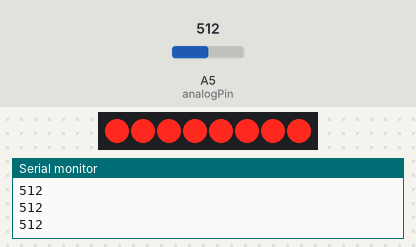
Recording of a sketch running on a simulated Arduino Uno, built with avr-gcc and run on an emulated ATmega328P. Shown: 8 shift-register outputs drawn as a row of LEDs (first output left, lit = HIGH), the last lines printed to the serial monitor. Wiring (inferred from the names in the program): shift register (74HC595): data pin 2; shift clock pin 3; latch pin 4. Wiring (inferred from the signals the program sends): row of LEDs: on Q0, Q1, Q2, Q3, Q4, Q5, Q6, Q7. Inputs (shaded band) come from the test bench; at power-on: A5 (analogPin) = 512.

Above: at 1.2 s.
1.3 s: A5 (analogPin) set to 80
At 2.5 s:
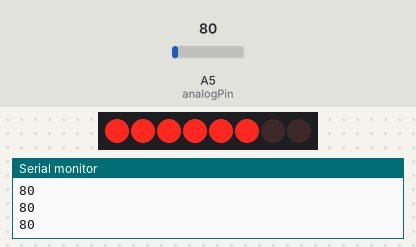
2.8 s: A5 (analogPin) set to 50
At 3.5 s:
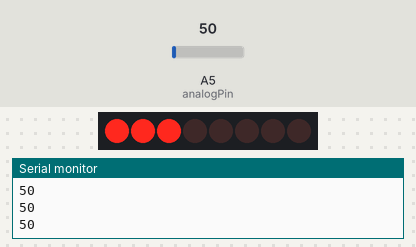
4.3 s: A5 (analogPin) set to 70
At 5.5 s:
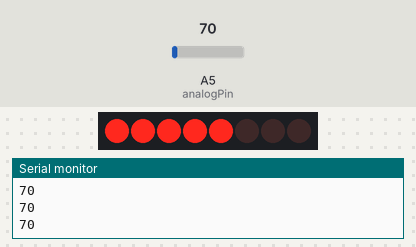
5.8 s: A5 (analogPin) set to 40
At 6.5 s:
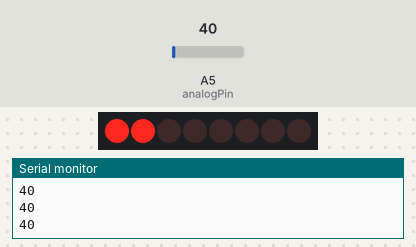
7.3 s: A5 (analogPin) set to 20
At 8.5 s:
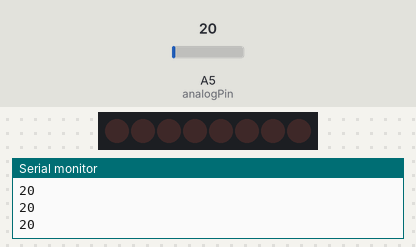
8.8 s: A5 (analogPin) set to 100
At 9.7 s:
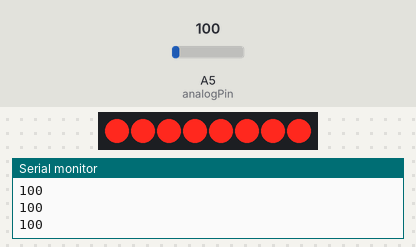
Timing chart, 0 to 11.3 s (numbered marks = the images above; inputs shaded):
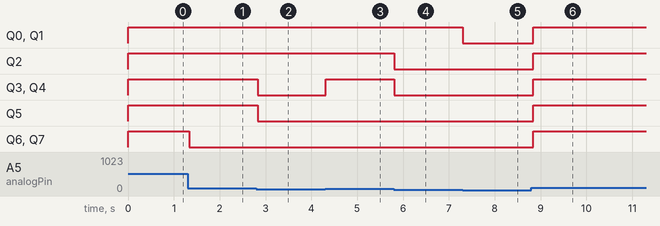

The sketch:

code.ino
```cpp
const int latchPin = 4;
const int clockPin = 3;
const int dataPin = 2;

int analogPin = 5;
int val = 0;

void setup() {
  pinMode(latchPin, OUTPUT);
  pinMode(dataPin, OUTPUT);
  pinMode(clockPin, OUTPUT);


  Serial.begin(9600);
  digitalWrite(latchPin, LOW);
  shiftOut(dataPin, clockPin, MSBFIRST, 0);
  digitalWrite(latchPin, HIGH);
}

void loop() {

  val = analogRead(analogPin);
  Serial.println(val);

  if( (val) > 90 )
  {
    digitalWrite(latchPin, LOW);
    shiftOut(dataPin, clockPin, MSBFIRST, 255);
    digitalWrite(latchPin, HIGH);
  }

  else if( (val) > 80 )
  {
    digitalWrite(latchPin, LOW);
    shiftOut(dataPin, clockPin, MSBFIRST, 127);
    digitalWrite(latchPin, HIGH);
  }

    else if( (val) > 70 )
  {
    digitalWrite(latchPin, LOW);
    shiftOut(dataPin, clockPin, MSBFIRST, 63);
    digitalWrite(latchPin, HIGH);
  }

    else if( (val) > 60 )
  {
    digitalWrite(latchPin, LOW);
    shiftOut(dataPin, clockPin, MSBFIRST, 31);
    digitalWrite(latchPin, HIGH);
  }

    else if( (val) > 50 )
  {
    digitalWrite(latchPin, LOW);
    shiftOut(dataPin, clockPin, MSBFIRST, 15);
    digitalWrite(latchPin, HIGH);
  }

    else if( (val) > 40 )
  {
    digitalWrite(latchPin, LOW);
    shiftOut(dataPin, clockPin, MSBFIRST, 7);
    digitalWrite(latchPin, HIGH);
  }

    else if( (val) > 30 )
  {
    digitalWrite(latchPin, LOW);
    shiftOut(dataPin, clockPin, MSBFIRST, 3);
    digitalWrite(latchPin, HIGH);
  }

  else if( (val) > 20 )
   {
    digitalWrite(latchPin, LOW);
    shiftOut(dataPin, clockPin, MSBFIRST, 1);
    digitalWrite(latchPin, HIGH);
  }
  else if( (val) > 3 )
  {
    digitalWrite(latchPin, LOW);
    shiftOut(dataPin, clockPin, MSBFIRST, 0);
    digitalWrite(latchPin, HIGH);
  }
   delay(40);

 }
```

Measured:
- after the input at 1.3 s, Q6, Q7: HIGH → LOW at once
- after the input at 2.8 s, Q3–5: HIGH → LOW at once
- after the input at 4.3 s, Q3, Q4: LOW → HIGH at once
- after the input at 5.8 s, Q2–4: HIGH → LOW at once
- after the input at 7.3 s, Q0, Q1: HIGH → LOW at once
- after the input at 8.8 s, Q0–7: LOW → HIGH at once
